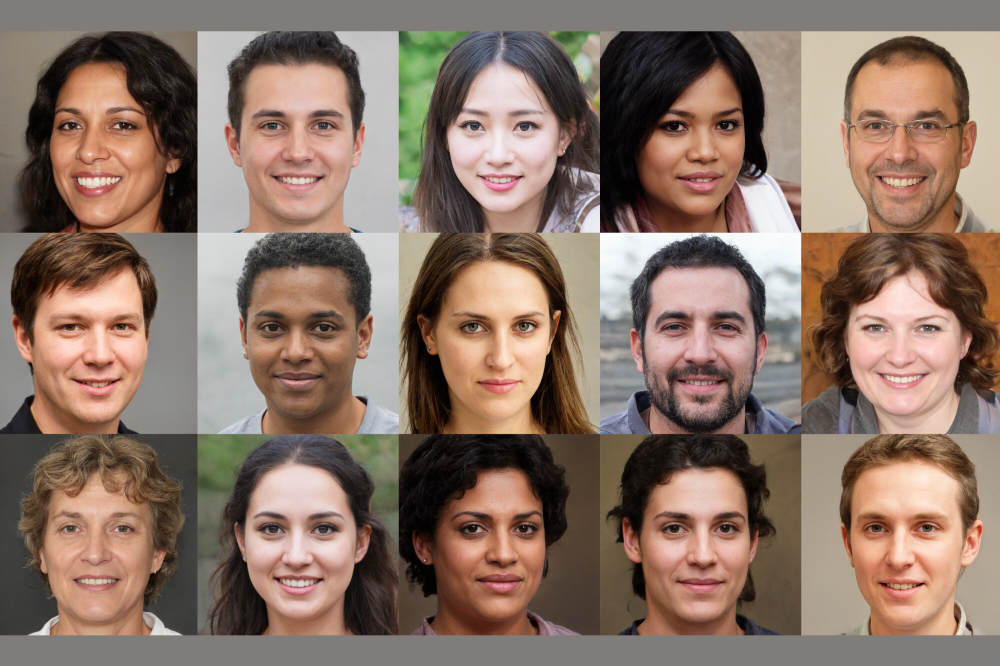
#> input picture images/face.jpg, 2000 x 1331 px (shown at 1/2 size)
$ jupyter execute OpenCV_notes.ipynb   (shell and % lines are left out)
#> lines starting #> are read from the running program, lines starting #| are printed output that depends on the picture
[cell 1]
import numpy as np
import cv2
import matplotlib.pyplot as plt

[cell 2]
# Load the image and check this type

img = cv2.imread('images/face.jpg')
#> img is the input picture: shape (1331, 2000, 3); mean B, G, R 102.6, 115.7, 138.6
type(img)

[cell 3]
# Show this image
plt.imshow(img)

**MATPLOTLIB  --> RGB**

**OPENCV --> BGR**

[cell 4]
fix_img = cv2.cvtColor(img,cv2.COLOR_BGR2RGB)
plt.imshow(fix_img)

[cell 5]
fix_img.shape
#> Out = (1331, 2000, 3)

[cell 6]
# Resize the image

img_size = cv2.resize(fix_img, (800,600))
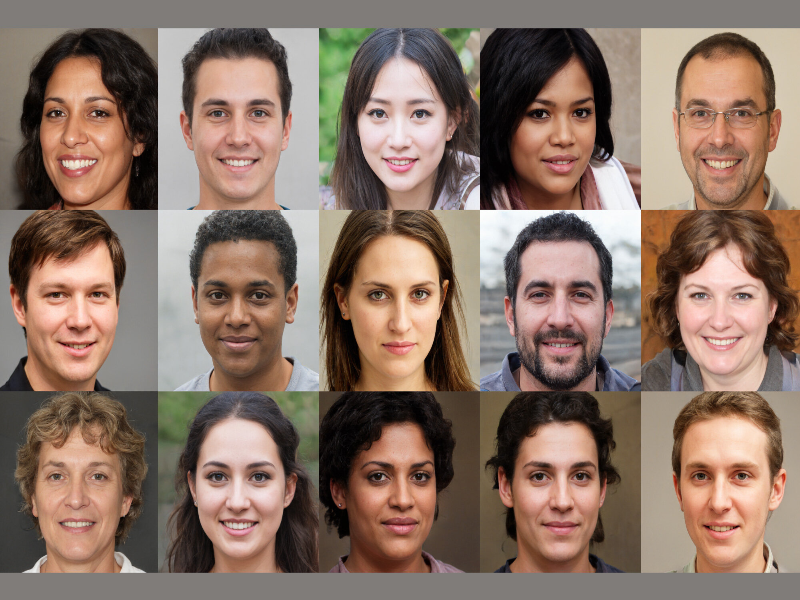
#> img_size: shape (600, 800, 3); mean R, G, B 138.5, 115.6, 102.5
plt.imshow(img_size)

[cell 7]
img_size.shape
#> Out = (600, 800, 3)

[cell 8]
# Resize according to a  constant

w_ratio = 0.5
h_ratio = 0.5

img_size_const = cv2.resize(fix_img,(0,0),fix_img,w_ratio,h_ratio)
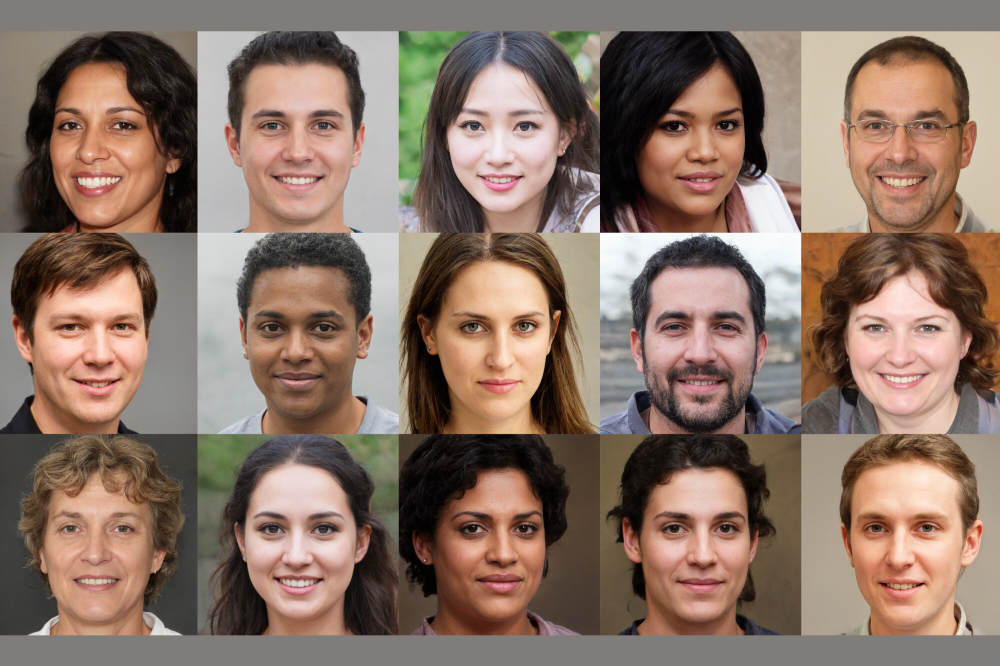
#> img_size_const: shape (666, 1000, 3); mean R, G, B 138.7, 115.9, 102.8
plt.imshow(img_size_const)

[cell 9]
#flip the image
img_flip = cv2.flip(fix_img,-1)
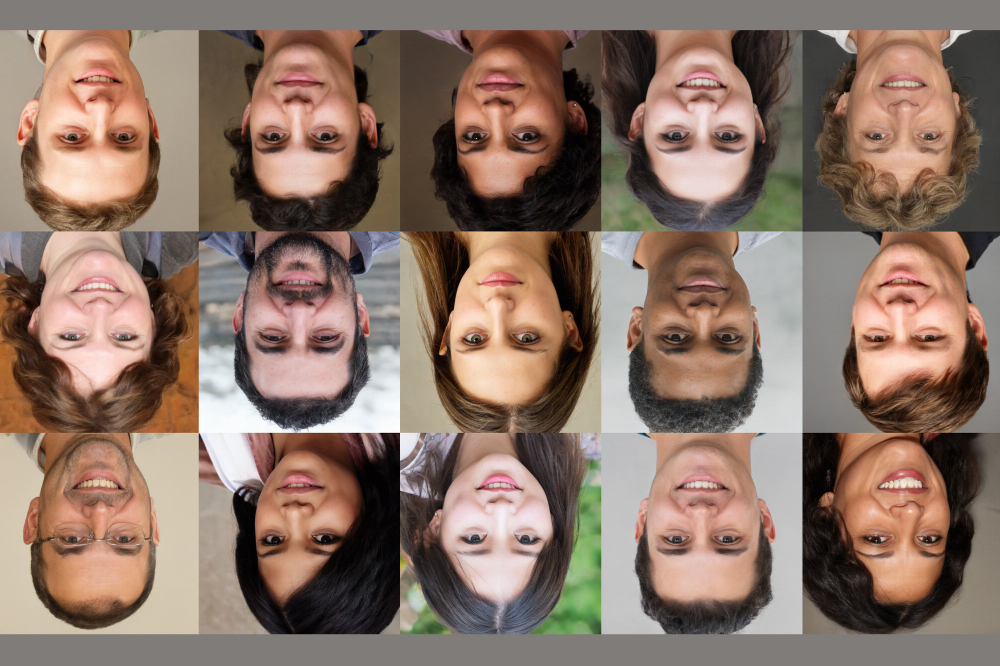
#> img_flip: shape (1331, 2000, 3) (shown at 1/2 size); mean R, G, B 138.6, 115.7, 102.6
plt.imshow(img_flip)

## Drawing on Image

[cell 10]
# Create the blank image
blank_img = np.zeros(shape=(512,512,3),dtype = np.int16)
blank_img.shape

[cell 11]
# Show this image

plt.imshow(blank_img)

$ run again, with images/ape.JPG copied over images/face.jpg
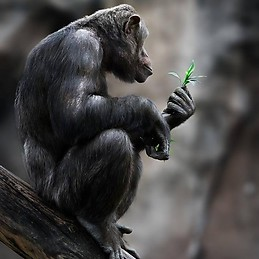
#> input picture images/ape.JPG, 259 x 259 px
#> img is the input picture: shape (259, 259, 3); mean B, G, R 70.9, 71.1, 72.6
#> `img_size = cv2.resize(fix_img, (800,600))`:
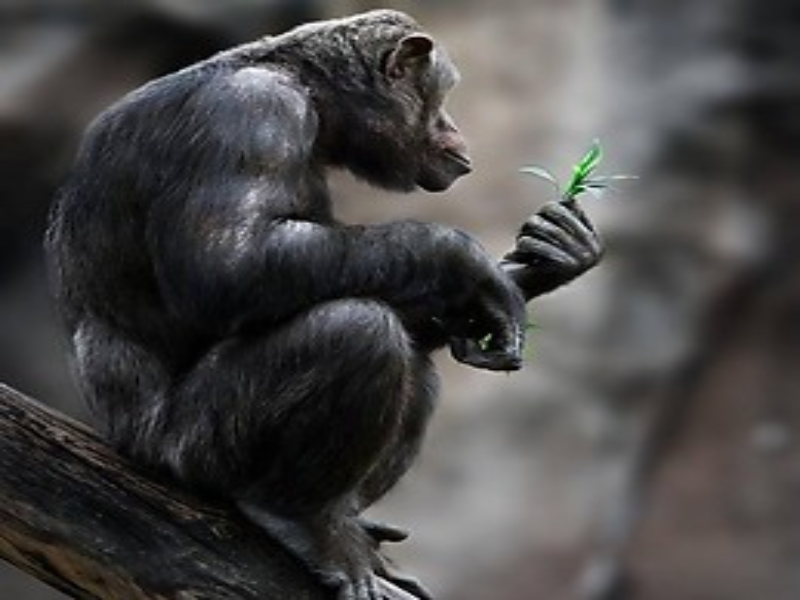
#> img_size: shape (600, 800, 3); mean R, G, B 72.5, 71, 70.8
#> `img_flip = cv2.flip(fix_img,-1)`:
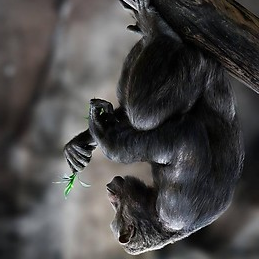
#> img_flip: shape (259, 259, 3); mean R, G, B 72.6, 71.1, 70.9

$ run again, with images/band.jpg copied over images/face.jpg
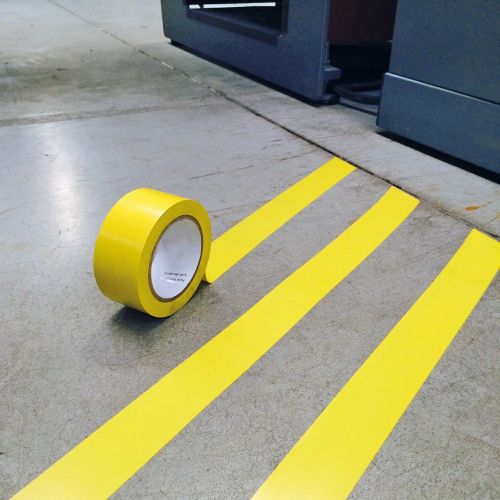
#> input picture images/band.jpg, 1000 x 1000 px (shown at 1/2 size)
#> img is the input picture: shape (1000, 1000, 3); mean B, G, R 124.6, 156.8, 157.5
#> `img_size = cv2.resize(fix_img, (800,600))`:
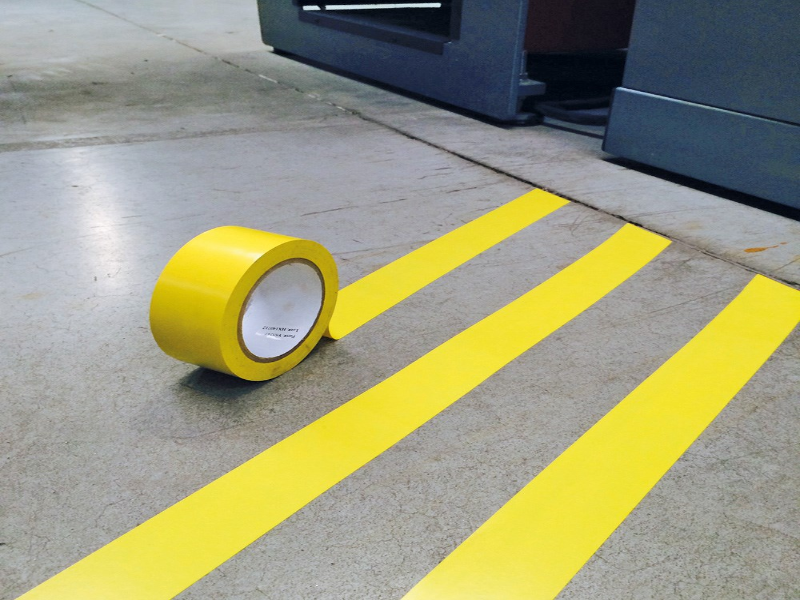
#> img_size: shape (600, 800, 3); mean R, G, B 157.4, 156.7, 124.5
#> `img_flip = cv2.flip(fix_img,-1)`:
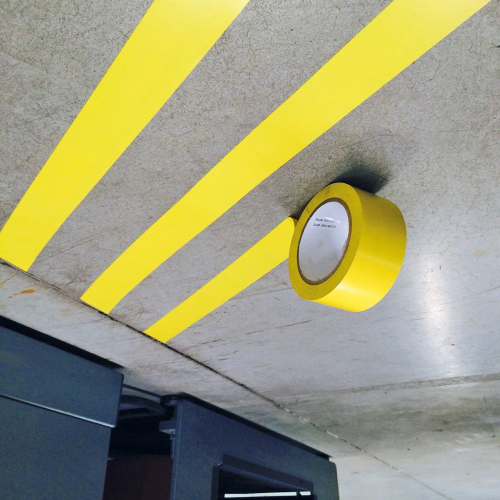
#> img_flip: shape (1000, 1000, 3) (shown at 1/2 size); mean R, G, B 157.5, 156.8, 124.6
